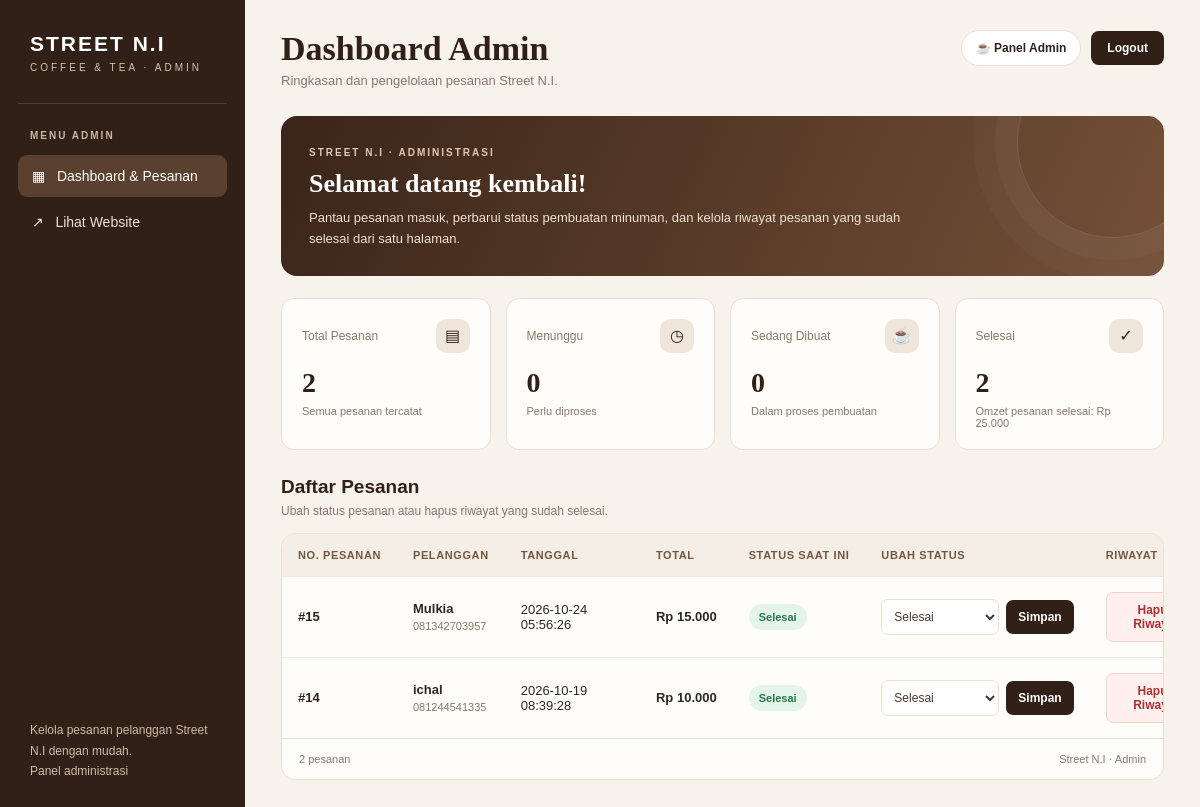
The app's page /admin/admin.php (signed in) with its own data.
### tables this page shows
CREATE TABLE `pesanan` (
  `id_pesanan` int(11) NOT NULL,
  `nama_pemesan` varchar(100) NOT NULL,
  `no_hp` varchar(20) NOT NULL,
  `catatan` text DEFAULT NULL,
  `tanggal_pesanan` datetime DEFAULT current_timestamp(),
  `total_harga` decimal(10,2) NOT NULL,
  `status_pesanan` varchar(30) DEFAULT 'Menunggu',
  `id_pelanggan` int(10) UNSIGNED DEFAULT NULL
);

### admin/admin.php (the view, shortened to what this page needs)
<?php
require __DIR__ . '/cek_login.php';
$query = mysqli_query(
    $koneksi,
    "SELECT id_pesanan, nama_pemesan, no_hp, tanggal_pesanan, total_harga, status_pesanan
     FROM pesanan ORDER BY tanggal_pesanan DESC"
);
$daftarPesanan = [];
$totalSemua = 0;
$totalSelesai = 0;
$totalProses = 0;
$totalMenunggu = 0;
$totalOmzetSelesai = 0;
while ($p = mysqli_fetch_assoc($query)) {
    $daftarPesanan[] = $p;
    $totalSemua++;
    $status = strtolower(trim($p['status_pesanan'] ?? ''));
    if ($status === 'selesai') {
        $totalSelesai++;
        $totalOmzetSelesai += (float)($p['total_harga'] ?? 0);
    } elseif ($status === 'sedang dibuat') {
        $totalProses++;
    } else {
        $totalMenunggu++;
    }
}
function e($value) {
    return htmlspecialchars((string)($value ?? ''), ENT_QUOTES, 'UTF-8');
}
?>
<!DOCTYPE html>
<html lang="id">
<head>
</head>
<body>
<div class="layout">
    <aside class="sidebar">
        <div class="brand">
            <strong>STREET N.I</strong>
            <span>COFFEE &amp; TEA · ADMIN</span>
        </div>
        <div class="side-label">MENU ADMIN</div>
        <nav class="nav-wrap">
            <a class="nav-link active" href="admin.php">▦ &nbsp; Dashboard &amp; Pesanan</a>
            <a class="nav-link" href="../index.php" target="_blank" rel="noopener">↗ &nbsp; Lihat Website</a>
        </nav>
        <div class="sidebar-note">
            Kelola pesanan pelanggan Street N.I dengan mudah.<br>
            <span>Panel administrasi</span>
        </div>
    </aside>
    <main class="main">
        <div class="topline">
            <div class="page-heading">
                <h1>Dashboard Admin</h1>
                <p>Ringkasan dan pengelolaan pesanan Street N.I.</p>
            </div>
            <div class="admin-actions">
                <div class="admin-pill">☕ Panel Admin</div>
                <a href="logout.php" class="logout-btn">Logout</a>
            </div>
        </div>
        <section class="welcome">
            <small>STREET N.I · ADMINISTRASI</small>
            <h2>Selamat datang kembali!</h2>
            <p>Pantau pesanan masuk, perbarui status pembuatan minuman, dan kelola riwayat pesanan yang sudah selesai dari satu halaman.</p>
        </section>
        <section class="stats">
            <div class="stat">
                <div class="stat-top"><span>Total Pesanan</span><span class="stat-icon">▤</span></div>
                <strong><?= $totalSemua ?></strong>
                <small>Semua pesanan tercatat</small>
            </div>
            <div class="stat">
                <div class="stat-top"><span>Menunggu</span><span class="stat-icon">◷</span></div>
                <strong><?= $totalMenunggu ?></strong>
                <small>Perlu diproses</small>
            </div>
            <div class="stat">
                <div class="stat-top"><span>Sedang Dibuat</span><span class="stat-icon">☕</span></div>
                <strong><?= $totalProses ?></strong>
                <small>Dalam proses pembuatan</small>
            </div>
            <div class="stat">
                <div class="stat-top"><span>Selesai</span><span class="stat-icon">✓</span></div>
                <strong><?= $totalSelesai ?></strong>
                <small>Omzet pesanan selesai: <?= 'Rp ' . number_format($totalOmzetSelesai, 0, ',', '.') ?></small>
            </div>
        </section>
        <section>
            <div class="section-head">
                <div>
                    <h2>Daftar Pesanan</h2>
                    <p>Ubah status pesanan atau hapus riwayat yang sudah selesai.</p>
                </div>
            </div>
            <div class="table-card">
                <div class="table-scroll">
                    <table>
                        <thead>
                            <tr>
                                <th>No. Pesanan</th>
                                <th>Pelanggan</th>
                                <th>Tanggal</th>
                                <th>Total</th>
                                <th>Status Saat Ini</th>
                                <th>Ubah Status</th>
                                <th>Riwayat</th>
                            </tr>
                        </thead>
                        <tbody>
                        <?php if (count($daftarPesanan) === 0): ?>
                            <tr><td colspan="7" class="empty">Belum ada pesanan yang tercatat.</td></tr>
                        <?php else: ?>
                            <?php foreach ($daftarPesanan as $p): ?>
                                <?php
                                $status = $p['status_pesanan'] ?? 'Menunggu';
                                $statusLower = strtolower(trim($status));
                                $badgeClass = $statusLower === 'selesai'
                                    ? 'badge-selesai'
                                    : ($statusLower === 'sedang dibuat' ? 'badge-proses' : 'badge-menunggu');
                                ?>
                                <tr>
                                    <td><span class="order-id">#<?= (int)$p['id_pesanan'] ?></span></td>
                                    <td>
                                        <div class="customer-name"><?= e($p['nama_pemesan']) ?></div>
                                        <div class="subtext"><?= e($p['no_hp']) ?></div>
                                    </td>
                                    <td><?= e($p['tanggal_pesanan']) ?></td>
                                    <td class="money">Rp <?= number_format((float)$p['total_harga'], 0, ',', '.') ?></td>
                                    <td><span class="badge <?= $badgeClass ?>"><?= e($status) ?></span></td>
                                    <td>
                                        <form class="status-form" action="ubah_status.php" method="POST">
                                            <select name="status" required aria-label="Pilih status pesanan">
                                                <option value="Selesai" <?= $status === 'Selesai' ? 'selected' : '' ?>>Selesai</option>
                                            </select>
                                            <button class="btn btn-save" type="submit">Simpan</button>
                                        </form>
                                    </td>
                                    <td>
                                        <?php if ($statusLower === 'selesai'): ?>
                                            <form method="POST" action="admin.php"
                                                onsubmit="return confirm('Yakin ingin menghapus riwayat pesanan #<?= (int)$p['id_pesanan'] ?>? Tindakan ini tidak dapat dibatalkan.');">
                                                <button class="btn btn-delete" type="submit" name="hapus_pesanan" value="1">Hapus Riwayat</button>
                                            </form>
                                        <?php else: ?>
                                            <span class="subtext">Tersedia saat selesai</span>
                                        <?php endif; ?>
                                    </td>
                                </tr>
                            <?php endforeach; ?>
                        <?php endif; ?>
                        </tbody>
                    </table>
                </div>
                <div class="table-footer">
                    <span><?= $totalSemua ?> pesanan</span>
                    <span>Street N.I · Admin</span>
                </div>
            </div>
        </section>
    </main>
</div>
</body>
</html>

### records on screen
pesanan: id_pesanan "15", nama_pemesan "Mulkia", no_hp "081342703957", tanggal_pesanan "2026-10-24 05:56:26", total_harga "15.000", status_pesanan "Selesai", status "Selesai"
pesanan: id_pesanan "14", nama_pemesan "ichal", no_hp "081244541335", tanggal_pesanan "2026-10-19 08:39:28", total_harga "10.000", status_pesanan "Selesai", status "Selesai"

### other values on screen
$totalSemua "2"
$totalMenunggu "0"
$totalProses "0"
$totalSelesai "2"
$totalOmzetSelesai "25.000"
